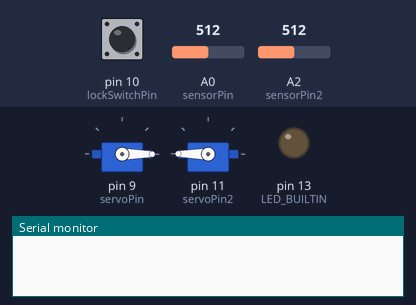
Bench run of a sketch on a simulated Arduino Uno, built with avr-gcc and run on an emulated ATmega328P. On the bench: 2 × servo, output pins drawn as LEDs (lit = HIGH), the last lines printed to the serial monitor. Inputs (shaded band) come from the test bench; at power-on: pin 10 (lockSwitchPin) HIGH, A0 (sensorPin) = 512, A2 (sensorPin2) = 512.

Above: at 0.1 s.
At 2.7 s:
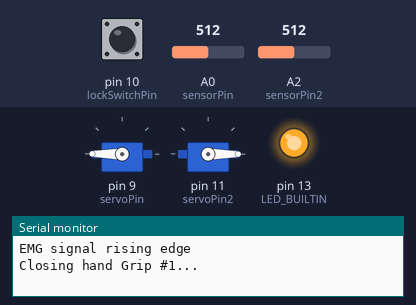
2.8 s: pin 10 (lockSwitchPin) pulled LOW for 3.2 s
At 7.8 s:
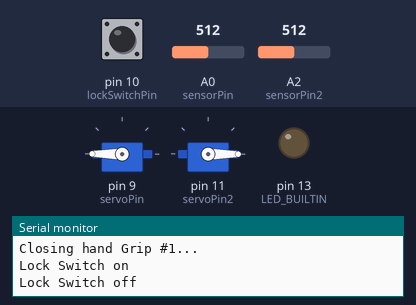
8.5 s: A0 (sensorPin) set to 610
10.0 s: A0 (sensorPin) set to 633
11.5 s: A2 (sensorPin2) set to 614
13.0 s: A2 (sensorPin2) set to 632
14.5 s: A2 (sensorPin2) set to 525
16.0 s: A2 (sensorPin2) set to 502
Timing chart, 0 to 18.5 s (numbered marks = the images above; inputs shaded):
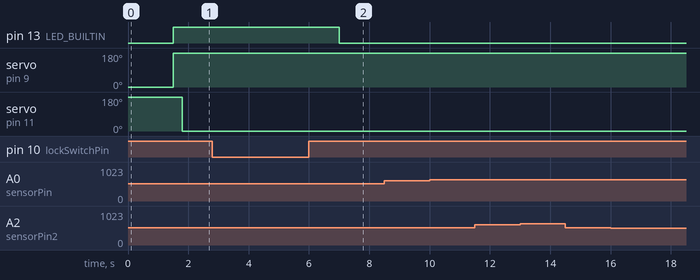

The sketch:

full_release_v1.ino
```cpp
/*
  First full release for the robotic arm at e-NABLE Medellin

  For a detailed discussion of functionality and defining parameters for the EMG system,
  see https://github.com/enable-medellin/robotic-arm/wiki/Initial-EMG-Algorithm

  Completed ~April 2019

  EMGSetup() and EMGLoop() written by Bryn David and  Ben Complin and Mark Walbran
  Everything else written by Mark Walbran
*/

// Include the libraries
#include <Servo.h>
#include <Filters.h>         // From https://github.com/JonHub/Filters

// Define pins
#define servoPin 9
#define servoPin2 11
#define lockSwitchPin 10
#define buttonPin A1
#define sensorPin A0          // EMG sensor 1, corresponds to servo 1 closing first
#define sensorPin2 A2         // EMG sensor 2, corresponds to servo 2 closing first

// Debugging options - 1 to show signals over serial interface (to viewed by Serial Monitor or Serial Plotter)
boolean EMGDebugging = 0;
boolean lockSwitchDebugging = 0;

// Set constants
const int OPEN_POS = 0;                // Motor angles in degrees
const int CLOSED_POS_GRIP1 = 180;
const int CLOSED_POS_GRIP2 = 180;
const int OPEN_POS2 = 180;
const int CLOSED_POS2_GRIP1 = 0;
const int CLOSED_POS2_GRIP2 = 0;
const int DELAY_TIME_GRIP1 = 300;      // Delay in milliseconds
const int DELAY_TIME_GRIP2 = 300;
const int SERVO_TIMEOUT_TIME = 1500;   // Time after which the servos will stop trying to turn and the arm will be available for another grip
const int lockSwitchDelayTime = 20;    // Lockswitch debouncing constants
const int lockSwitchCounterLimit = 30; // Lockswitch debouncing constants

// Setup parameters
boolean buttonFlag = 0; // 0 to use EMG sensors; 1 to use button
boolean lockSwitchFlag = 1; // 0 to have lockswitch toggle between which EMG signal the button simulates; 1 to use lockswitch as a lock switch
boolean motorFlag1 = 1; // 0 to disable motor; 1 to enable
boolean motorFlag2 = 1; // 0 to disable motor; 1 to enable
boolean sensorType = 1;                   // 0 for Protesis Avanzada; 1 for OYMotion
boolean sensorType2 = 1;                   // 0 for Protesis Avanzada; 1 for OYMotion
int sensorFlag = 2;                    // 0 to disable sensor; 1 for bicep; 2 for forearm
int sensorFlag2 = 1;                   // 0 for disable sensor; 1 for bicep; 2 for forearm

// Initialise variables
boolean state = 0;                 // 0 for no signal; 1 for signal
boolean state2 = 0;
boolean prevState = 0;
boolean prevState2 = 0;
boolean motorState = 0;            // 0 for open hand; 1 for closed hand
boolean lockSwitchState = 0;
int motorValue = OPEN_POS;
int motorValue2 = OPEN_POS2;
int lockSwitchCounter = 0;  // Debouncing

// Create servo objects
Servo servo;
Servo servo2;

// Function declaration
void EMGSetup();
void EMG();
void servos(int gripNumber);
void readLockSwitch();

// ---------EMG setup----------
// Calibration parameters
float threshold_oy_forearm = .53;
float rise_time_oy_forearm = 2;
float fall_time_oy_forearm = 1000;
float threshold_pa_forearm = .5;
float rise_time_pa_forearm = 100;
float fall_time_pa_forearm = 1000;
float threshold_oy_bicep = .46;
float rise_time_oy_bicep = 2;
float fall_time_oy_bicep = 1000;
float threshold_pa_bicep = .5;
float rise_time_pa_bicep = 100;
float fall_time_pa_bicep = 1000;

// Fixed parameters
float background_frequency = 0.2; // Change rate to be considered background (Hz)
float ceiling_frequency = 150;    // Highest expected frequency (Hz)

// Variable parameters we'll change in setup
float threshold;                      // Voltage above background to register signal
float threshold2;                     // Voltage above background to register signal
float rise_time;                      // Must see signal this long for 0 -> 1 (ms)
float rise_time2;                     // Must see signal this long for 0 -> 1 (ms)
float fall_time;                      // Signal must be low this long for 1 -> 0 (ms)
float fall_time2;                     // Signal must be low this long for 1 -> 0 (ms)
float background_timeout;             // Max time to not calculate background (ms)
float background_timeout2;            // Max time to not calculate background (ms)
float background_timeout_oy_forearm = 5000;
float background_timeout_pa_forearm = 5000;
float background_timeout_oy_bicep = 5000;
float background_timeout_pa_bicep = 5000;

// Initialization
float background = 0;          // Tracks background level
bool high_now = false;         // Whether the instaneous signal is high
int last_low = 0;              // Time (ms) of last observed low
int last_high = 0;             // Time (ms) of last observed high
int last_background = 0;       // Time (ms) of contributing background
int current_time = 0;          // Tracking loop time (ms)
int previous_time = 0;         // Stores the previous time for rate calculations
float emg_signal;              // Current signal
float transient_signal;
float background2 = 0;          // Tracks background level
bool high_now2 = false;         // Whether the instaneous signal is high
int last_low2 = 0;              // Time (ms) of last observed low
int last_high2 = 0;             // Time (ms) of last observed high
int last_background2 = 0;       // Time (ms) of contributing background
int current_time2 = 0;          // Tracking loop time (ms)
int previous_time2 = 0;         // Stores the previous time for rate calculations
float emg_signal2;              // Current signal
float transient_signal2;

// create one pole filters to estimate background
FilterOnePole backgroundFilter(LOWPASS, background_frequency);
FilterOnePole backgroundFilter2(LOWPASS, background_frequency);

// create filters to remove high frequency noise
FilterOnePole lowpassFilter(LOWPASS, ceiling_frequency);
FilterOnePole lowpassFilter2(LOWPASS, ceiling_frequency);

// the setup routine runs once when you press reset:
void setup() {
  // initialize serial communication at 38400 bits per second:
  Serial.begin(38400);

  // Initialize the on-board LED (will use it to show state)
  pinMode(LED_BUILTIN, OUTPUT);

  // Initialise servos
  if (motorFlag1) {
    servo.attach(servoPin);
    servo.write(motorValue);
  }

  if (motorFlag2) {
    servo2.attach(servoPin2);
    servo2.write(motorValue2);
  }

  // Initialise button and lockSwitch
  pinMode(buttonPin, INPUT);
  pinMode(lockSwitchPin, INPUT);

  // Rung EMG setup tasks
  EMGSetup();

  // Detach servos
  delay(SERVO_TIMEOUT_TIME);
  servo.detach();
  servo2.detach();
}

// the loop routine runs over and over
void loop() {
  // Read in lockswitch values and debounce
  readLockSwitch();

  // If lockswitch is off then then process input data and activate motors accordingly
  // If lockswitch is on & lockSwitchFlag is high, do nothing
  if ((!lockSwitchFlag) || (lockSwitchCounter < lockSwitchCounterLimit)) {
    // Save previous state
    prevState = state;
    prevState2 = state2;

    // Read in new state from either button or EMG sensor(s)
    if (buttonFlag) {
      if (lockSwitchFlag) {
        state = digitalRead(buttonPin);
      } else {
        if (lockSwitchCounter < lockSwitchCounterLimit) {
          state = digitalRead(buttonPin);
        } else {
          state2 = digitalRead(buttonPin);
        }
      }
    } else {
      if (sensorFlag) {
        EMG();
      }

      if (sensorFlag2) {
        EMG2();
      }
    }

    // Print state values to onbaord LED for debugging purposes
    if (state || state2) {
      digitalWrite(LED_BUILTIN, HIGH);
    } else {
      digitalWrite(LED_BUILTIN, LOW);
    }


    // Check EMG signal state, and if we are on a rising edge then toggle motor state
    // NOTE: EMG signal 1 has priority, if EMG signal 1 is on a rising edge then we will not check EMG signal 2
    if (!EMGDebugging) {
      if ((!prevState) && (state)) {
        // Print messages to serial for debugging purposes
        if (buttonFlag) {
          Serial.println("Button Pushed");
        } else {
          Serial.println("EMG signal rising edge");
        }
        servos(1);
      } else if ((!prevState2) && (state2)) {
        // Print messages to serial for debugging purposes
        if (buttonFlag) {
          Serial.println("Button Pushed 2");
        } else {
          Serial.println("EMG signal 2 rising edge");
        }
        servos(2);
      }
    }
  }
}

void EMGSetup() {
  // Set sensor specific parameters (TODO - Figure out how to do this only once)
  if (sensorType) {
    if (sensorFlag == 1) {
      threshold = threshold_oy_bicep;
      rise_time = rise_time_oy_bicep;
      fall_time = fall_time_oy_bicep;
      background_timeout = background_timeout_oy_bicep;
    } else if (sensorFlag == 2) {
      threshold = threshold_oy_forearm;
      rise_time = rise_time_oy_forearm;
      fall_time = fall_time_oy_forearm;
      background_timeout = background_timeout_oy_forearm;

    }
  } else {
    if (sensorFlag == 1) {
      threshold = threshold_pa_bicep;
      rise_time = rise_time_pa_bicep;
      fall_time = fall_time_pa_bicep;
      background_timeout = background_timeout_pa_bicep;
    } else if (sensorFlag == 2) {
      threshold = threshold_pa_forearm;
      rise_time = rise_time_pa_forearm;
      fall_time = fall_time_pa_forearm;
      background_timeout = background_timeout_pa_forearm;
    }
  }

  if (sensorType2) {
    if (sensorFlag == 1) {
      threshold2 = threshold_oy_bicep;
      rise_time2 = rise_time_oy_bicep;
      fall_time2 = fall_time_oy_bicep;
      background_timeout2 = background_timeout_oy_bicep;
    } else if (sensorFlag == 2) {
      threshold2 = threshold_oy_forearm;
      rise_time2 = rise_time_oy_forearm;
      fall_time2 = fall_time_oy_forearm;
      background_timeout2 = background_timeout_oy_forearm;
    }
  } else {
    if (sensorFlag == 1) {
      threshold2 = threshold_pa_bicep;
      rise_time2 = rise_time_pa_bicep;
      fall_time2 = fall_time_pa_bicep;
      background_timeout2 = background_timeout_pa_bicep;
    } else if (sensorFlag == 2) {
      threshold2 = threshold_pa_forearm;
      rise_time2 = rise_time_pa_forearm;
      fall_time2 = fall_time_pa_forearm;
      background_timeout2 = background_timeout_pa_forearm;
    }
  }
}

void EMG() {
  // read the input:
  int sensorValue = analogRead(sensorPin);
  current_time = millis();

  // Convert the analog reading (which goes from 0 - 1023) to a voltage (0 - 5V):
  float voltage = sensorValue * (5.0 / 1023.0);

  // do low pass filtering
  if (!ceiling_frequency) {    // Do nothing
    emg_signal = voltage;
  }
  else {                           // Filter out high frequencies
    emg_signal = lowpassFilter.input(voltage);
  }

  // Do accounting based on whether we are exceeding threshold
  if (!sensorType) {
    transient_signal = (emg_signal - background);
    high_now = transient_signal > threshold;
  }
  else if (sensorType == 1) {
    transient_signal = abs(emg_signal - background);
    high_now = transient_signal > threshold;
  }
  if (high_now) {
    last_high = current_time;
  }
  else {
    last_low = current_time;
  }

  // Determine the state
  if (high_now) {
    if ((current_time - last_low) > rise_time) {
      state = 1;
    }
  }
  else {     // not high_now
    if ((current_time - last_high) > fall_time) {
      state = 0;
    }
  }

  // Track the background
  if (!state && !high_now) {
    background = backgroundFilter.input(emg_signal);
    last_background = current_time;
  }
  else if (current_time - last_background > background_timeout) {
    background = backgroundFilter.input(emg_signal);
  }

  // Print out the signal values
  if (EMGDebugging) {
    Serial.print(emg_signal);
    Serial.print("\t");
    Serial.print(state);
    Serial.print("\t");
    Serial.print(background);
    Serial.print("\t");
    Serial.print(transient_signal);
    Serial.print("\t");
  }
}

void EMG2() {
  // read the input:
  int sensorValue2 = analogRead(sensorPin2);
  current_time2 = millis();

  // Convert the analog reading (which goes from 0 - 1023) to a voltage (0 - 5V):
  float voltage2 = sensorValue2 * (5.0 / 1023.0);

  // do low pass filtering
  if (!ceiling_frequency) {    // Do nothing
    emg_signal2 = voltage2;
  }
  else {                           // Filter out high frequencies
    emg_signal2 = lowpassFilter2.input(voltage2);
  }

  // Do accounting based on whether we are exceeding threshold
  if (!sensorType2) {
    transient_signal2 = (emg_signal2 - background2);
    high_now2 = transient_signal2 > threshold2;
  }
  else if (sensorType2 == 1) {
    transient_signal2 = abs(emg_signal2 - background2);
    high_now2 = transient_signal2 > threshold2;
  }
  if (high_now2) {
    last_high2 = current_time2;
  }
  else {
    last_low2 = current_time2;
  }

  // Determine the state
  if (high_now2) {
    if ((current_time2 - last_low2) > rise_time2) {
      state2 = 1;
    }
  }
  else {     // not high_now
    if ((current_time2 - last_high2) > fall_time) {
      state2 = 0;
    }
  }

  // Track the background
  if (!state2 && !high_now2) {
    background2 = backgroundFilter2.input(emg_signal2);
    last_background2 = current_time2;
  }
  else if (current_time2 - last_background2 > background_timeout2) {
    background2 = backgroundFilter2.input(emg_signal2);
  }

  // Track the speed (in hundreds of Hz to keep similar scale)
  float rate = 10. / (current_time - previous_time2);
  previous_time2 = current_time2;

  // Print out the signal values
  if (EMGDebugging) {
    Serial.print(emg_signal2);
    Serial.print("\t");
    Serial.print(state2);
    Serial.print("\t");
    Serial.print(background2);
    Serial.print("\t");
    Serial.print(transient_signal2);
    Serial.print("\t");
    Serial.println(rate);
  }
}

void servos(int gripNumber) {
  // Toggle hand position
  if (motorState) { // If motor state = 1 (hand currently closed) then open hand
    motorValue = OPEN_POS;
    motorValue2 = OPEN_POS2;
    Serial.println("Opening hand..."); // Debugging
    // Write to active motors
    if (motorFlag1) {
      servo.attach(servoPin);
      servo.write(motorValue);
    }
    if (motorFlag2) {
      servo2.attach(servoPin2);
      servo2.write(motorValue2);
    }
    delay(300);
    motorState = 0;
  } else { // If motor state = 0 (hand currently open) then close hand to specified grip
    if (gripNumber == 1) {
      motorValue = CLOSED_POS_GRIP1;
      motorValue2 = CLOSED_POS2_GRIP1;
      Serial.println("Closing hand Grip #1..."); // Debugging

      // Write to active motors
      if (motorFlag1) {
        servo.attach(servoPin);
        servo.write(motorValue);
      }
      delay(DELAY_TIME_GRIP1);
      if (motorFlag2) {
        servo2.attach(servoPin2);
        servo2.write(motorValue2);
      }
    } else if (gripNumber == 2) {
      motorValue = CLOSED_POS_GRIP2;
      motorValue2 = CLOSED_POS2_GRIP2;
      Serial.println("Closing hand Grip #2..."); // Debugging

      // Write to active motors
      if (motorFlag2) {
        servo2.attach(servoPin2);
        servo2.write(motorValue2);
      }
      delay(DELAY_TIME_GRIP2);
      if (motorFlag1) {
        servo.attach(servoPin);
        servo.write(motorValue);
      }
    }
    motorState = 1;
  }

  delay(SERVO_TIMEOUT_TIME);
  servo.detach();
  servo2.detach();
}

void readLockSwitch() {
  lockSwitchState = digitalRead(lockSwitchPin);

  // Print out lockswitch values
  if (lockSwitchDebugging) {
    Serial.print("LockSwitch State: ");
    Serial.println(lockSwitchState);
  }

  // If lockswitch is switched on (low in this case), then increase debouncing counter until it reaches the limit
  if (!lockSwitchState) {
    if (lockSwitchCounter < lockSwitchCounterLimit) {
      lockSwitchCounter++;
    } else if (lockSwitchCounter == lockSwitchCounterLimit) {
      Serial.println("Lock Switch on");
      digitalWrite(LED_BUILTIN, HIGH);
      lockSwitchCounter++;
    }
    delay(lockSwitchDelayTime);

    // If lock switch turned off then reset counter to 0
  } else {
    if (lockSwitchCounter > lockSwitchCounterLimit) {
      Serial.println("Lock Switch off");
      digitalWrite(LED_BUILTIN, LOW);
    }
    lockSwitchCounter = 0;
  }
}
```

Measured:
- after the input at 2.8 s, pin 13 (LED_BUILTIN): HIGH → LOW after 4.2 s instead of 3.2 s
- after the input at 8.5 s, every drawn part: stays the same
- after the input at 10.0 s, every drawn part: stays the same
- after the input at 11.5 s, every drawn part: stays the same
- after the input at 13.0 s, every drawn part: stays the same
- after the input at 14.5 s, every drawn part: stays the same
- after the input at 16.0 s, every drawn part: stays the same
